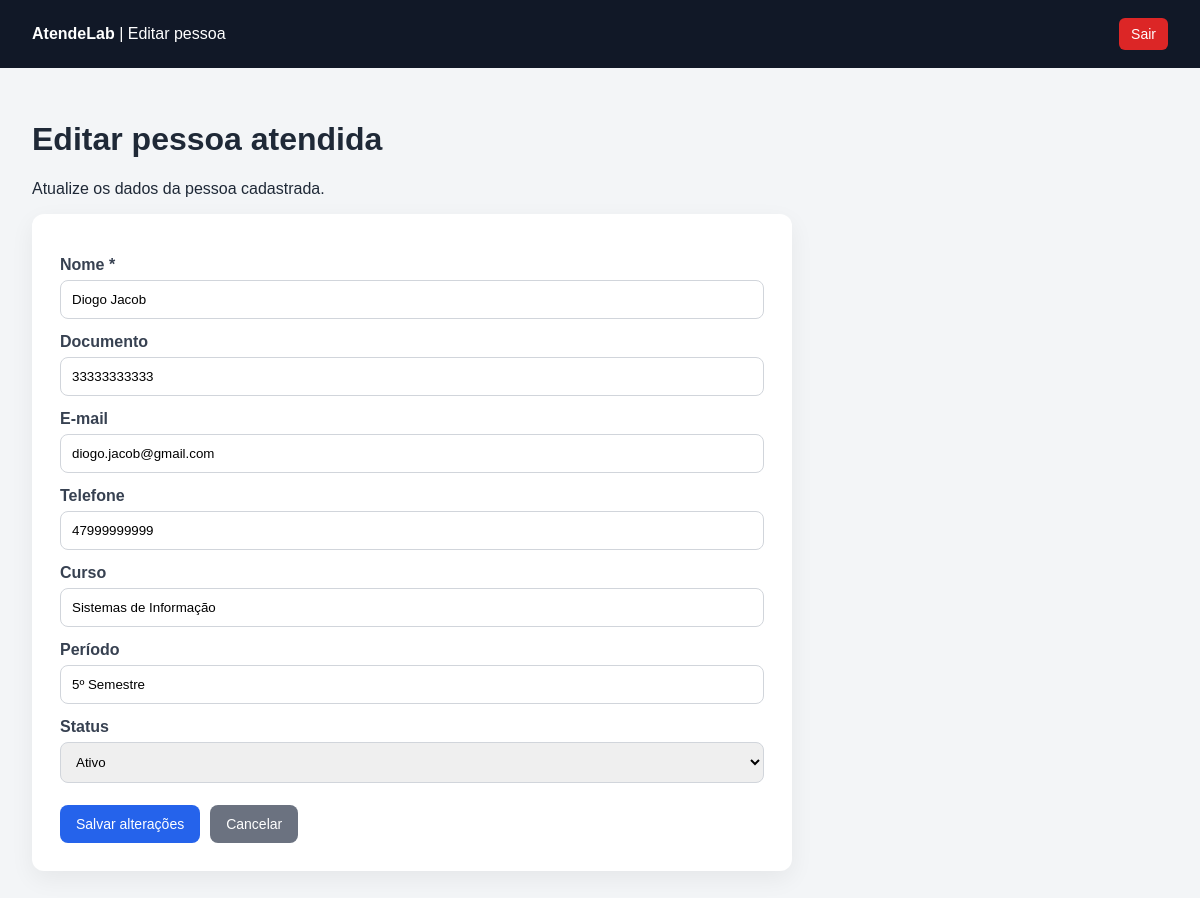
Screenshot of /pessoas/editar.php?id=3 (signed in) with the database file from the repository.
### tables this page shows
CREATE TABLE `pessoas` (
  `id` int(11) NOT NULL,
  `nome` varchar(150) NOT NULL,
  `documento` varchar(30) NOT NULL,
  `email` varchar(150) NOT NULL,
  `telefone` varchar(20) DEFAULT NULL,
  `curso` varchar(120) DEFAULT NULL,
  `periodo` varchar(20) DEFAULT NULL,
  `status` enum('ativo','inativo') DEFAULT 'ativo',
  `criado_em` timestamp NOT NULL DEFAULT current_timestamp(),
  `observacoes` text DEFAULT NULL,
  `atualizado_em` timestamp NOT NULL DEFAULT current_timestamp() ON UPDATE current_timestamp()
);

### pessoas/editar.php (the view, shortened to what this page needs)
<?php
require_once __DIR__ . '/../config/database.php';
$id = $_GET['id'] ?? null;
$sql = "SELECT * FROM pessoas WHERE id = :id LIMIT 1";
$stmt = $pdo->prepare($sql);
$stmt->bindParam(':id', $id);
$stmt->execute();
$pessoa = $stmt->fetch(PDO::FETCH_ASSOC);
?>
<!DOCTYPE html>
<html lang="pt-br">
<head>
</head>
<body>
<header>
    <div>
        <strong>AtendeLab</strong>
        <span> | Editar pessoa</span>
    </div>
    <a href="../logout.php">Sair</a>
</header>
<main>
    <h1>Editar pessoa atendida</h1>
    <p>Atualize os dados da pessoa cadastrada.</p>
    <div class="card">
        <form method="POST" action="">
            <label for="nome">Nome *</label>
            <input type="text" id="nome" name="nome" value="<?php echo htmlspecialchars($pessoa['nome']); ?>" required>
            <label for="documento">Documento</label>
            <input type="text" id="documento" name="documento" value="<?php echo htmlspecialchars($pessoa['documento']); ?>">
            <label for="email">E-mail</label>
            <input type="email" id="email" name="email" value="<?php echo htmlspecialchars($pessoa['email']); ?>">
            <label for="telefone">Telefone</label>
            <input type="text" id="telefone" name="telefone" value="<?php echo htmlspecialchars($pessoa['telefone']); ?>">
            <label for="curso">Curso</label>
            <input type="text" id="curso" name="curso" value="<?php echo htmlspecialchars($pessoa['curso']); ?>">
            <label for="periodo">Período</label>
            <input type="text" id="periodo" name="periodo" value="<?php echo htmlspecialchars($pessoa['periodo']); ?>">
            <label for="status">Status</label>
            <select id="status" name="status">
                <option value="ativo" <?php echo $pessoa['status'] === 'ativo' ? 'selected' : ''; ?>>Ativo</option>
            </select>
            <div class="botoes">
                <button class="btn" type="submit">Salvar alterações</button>
                <a class="btn btn-secundario" href="index.php">Cancelar</a>
            </div>
        </form>
    </div>
</main>
</body>
</html>

### pessoas/editar.php (style rules this page uses)
body { margin: 0; font-family: Arial, sans-serif; background: #f3f5f7; color: #1f2937; }
header { background: #111827; color: #ffffff; padding: 18px 32px; display: flex; justify-content: space-between; align-items: center; }
header a { color: #ffffff; text-decoration: none; background: #dc2626; padding: 8px 12px; border-radius: 6px; font-size: 14px; }
main { padding: 32px; max-width: 760px; }
.card { background: #ffffff; padding: 28px; border-radius: 12px; box-shadow: 0 8px 24px rgba(0, 0, 0, 0.06); }
label { display: block; margin-top: 14px; margin-bottom: 6px; font-weight: bold; color: #374151; }
input, select { width: 100%; padding: 11px; border: 1px solid #d1d5db; border-radius: 8px; box-sizing: border-box; }
.botoes { margin-top: 22px; display: flex; gap: 10px; }
.btn { background: #2563eb; color: #ffffff; padding: 11px 16px; border-radius: 8px; text-decoration: none; border: none; cursor: pointer; font-size: 14px; }
.btn-secundario { background: #6b7280; }

### rows the page displays
pessoas: nome "Diogo Jacob", documento "33333333333", email "diogo.jacob@gmail.com", telefone "47999999999", curso "Sistemas de Informação", periodo "5º Semestre", status "Ativo"
